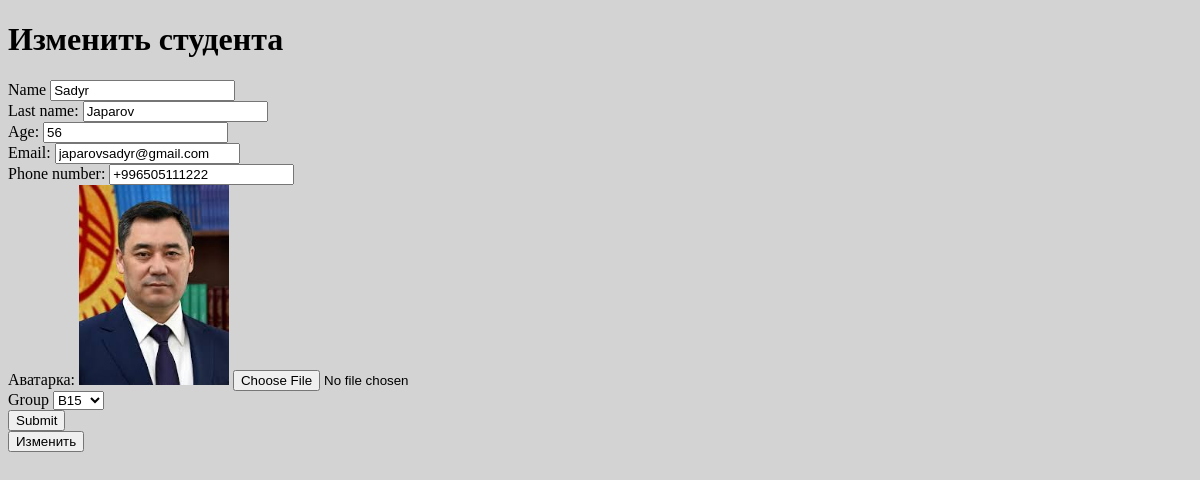
The app's page /students/4/update/ with its own data.
### students/models.py (models this page shows, shortened)
class Student(models.Model):
    name = models.CharField(max_length=150, verbose_name='Имя студента')
    last_name = models.CharField(max_length=150, null=True, blank=True)
    age = models.IntegerField(verbose_name='Возраст студента', null=True, blank=True)
    email = models.EmailField(verbose_name='Электронная почта', unique=True, blank=True)
    group = models.ForeignKey(Group, on_delete=models.CASCADE, verbose_name='Группа', related_name="students")
    avatar = models.ImageField(null=True, blank=True, verbose_name='Аватарка', upload_to='studentsAvatars/')
    phone_number = PhoneNumberField(verbose_name='Номер телефона', null=True, blank=True)
    join_date = models.DateField(verbose_name='дата присоединения', auto_now_add=True)
    updated_date= models.DateTimeField(verbose_name='дата обновления', auto_now=True)
    is_active = models.BooleanField(verbose_name='Активен', default=True)
    tags = models.ManyToManyField(Tag, related_name='students', verbose_name='теги', blank=True)
    class Meta:
        verbose_name = 'Студент'
        verbose_name_plural = 'Студенты'

class Group(models.Model):
    name = models.CharField()
    class Meta:
        verbose_name = 'Группа'
        verbose_name_plural = 'Группы'

### students/views.py (the view, shortened to what this page needs)
# urls.py: path('students/<int:id>/update/', student_update, name='student_update'),
def student_update(request, id):
    groups = Group.objects.all()
    student = get_object_or_404(Student, id=id)
    return render(request, 'student_update.html', {'student':student, 'groups':groups, 'button_text' : 'Изменить'})

### templates/student_update.html (shortened to what this page needs)
{% extends "base.html" %}
{% block header %}Изменить студента{% endblock %}
{% load static %}
    {% block fields %}
        <div class='student_form'>
            <form action="{% url "student_update" id=student.id %}" method="POST" enctype="multipart/form-data">
                <div class='student_input'>
                    <label for="name">Name</label>
                    <input type="text" name='name' value="{{ student.name }}">
                </div>
                <div class='student_input'>
                    <label for="last_name">Last name:</label>
                    <input type="text" name='last_name' value="{{ student.last_name }}">
                </div>
                <div class='student_input'>
                    <label for="age">Age:</label>
                    <input type="number" name='age' value="{{ student.age }}">
                </div>
                <div class='student_input'>
                    <label for="email">Email:</label>
                    <input type="text" name='email' value="{{ student.email }}">
                </div>
                <div class='student_input'>
                    <label for="phone_number">Phone number:</label>
                    <input type="text" name='phone_number' value="{{ student.phone_number }}">
                </div>
                <div class='student_input'>
                    <label>Аватарка:</label>
                    {% if student.avatar %}
                        <img src="{{ student.avatar.url }}" width="150" alt="Текущий аватар">
                    {% endif %}
                    <input type="file" name="avatar">
                </div>
                <div class='student_input'>
                    <label for="group">Group</label>
                    <select name="group" id="">
                        {% for group in groups %}
                            <option value="{{ group.id }}" {% if student.group.id == group.id %}selected{% endif %}>{{ group.name }}</option>
                        {% endfor %}
                    </select>
                </div>
                <div class='submit_button'>
                    <input type="submit">
                </div>
            </form>
        </div>
    {% endblock %}

### static/css/main.css (style rules this page uses)
body { background-color: lightgray; }

### records on screen
Student: name "Sadyr", last_name "Japarov", age "56", email "japarovsadyr@gmail.com", phone_number "+996505111222", avatar (picture), group "B15"
